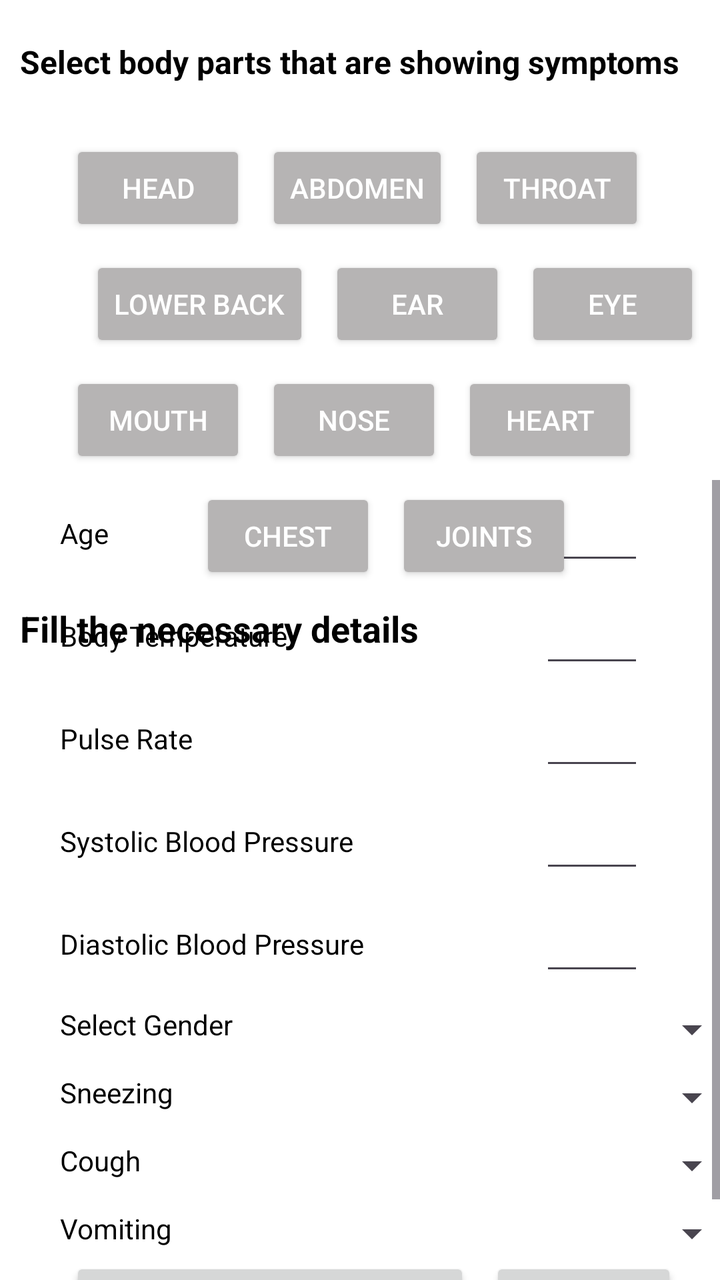
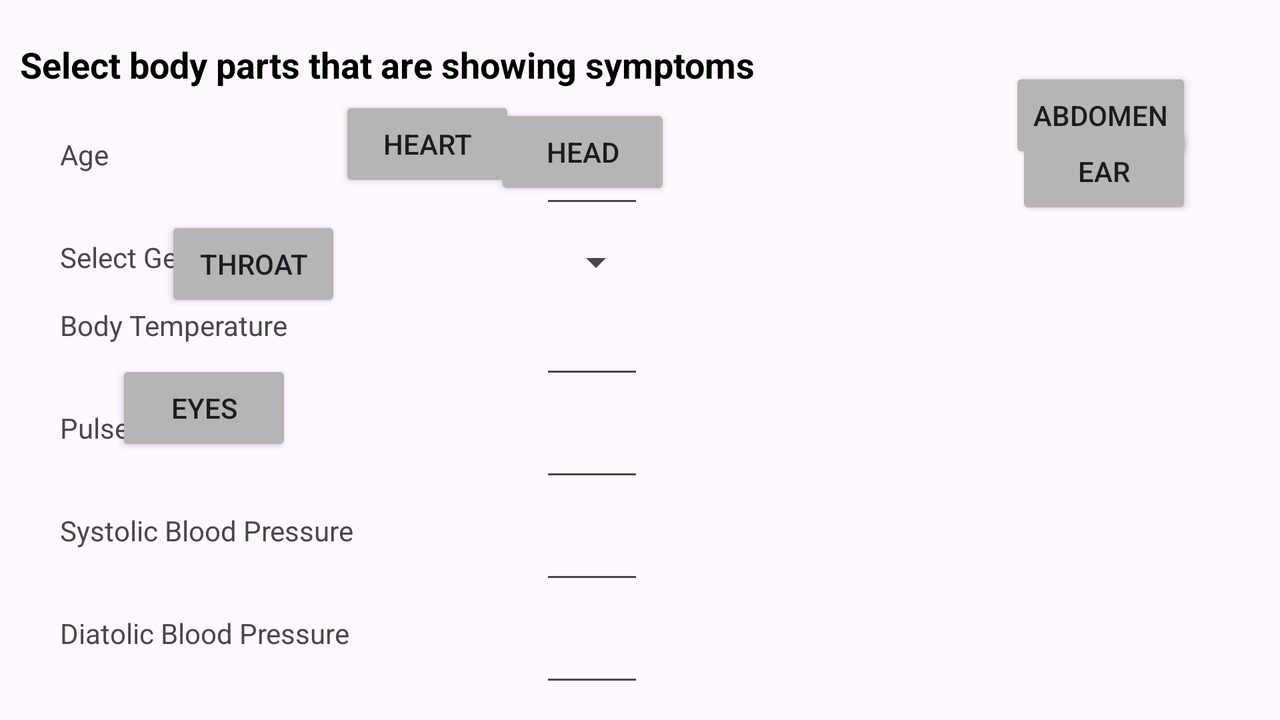

One screen, two layout resources from the same app: the default and the author's alternative for another configuration. Each is rendered where Android would select it; the XML of both is given below.
<!-- AndroidManifest.xml: application theme Theme.Med_assist -->
<!-- res/layout/activity_feature.xml -->
<?xml version="1.0" encoding="utf-8"?>
<RelativeLayout xmlns:android="http://schemas.android.com/apk/res/android"
    xmlns:app="http://schemas.android.com/apk/res-auto"
    xmlns:tools="http://schemas.android.com/tools"
    android:layout_width="match_parent"
    android:layout_height="match_parent"
    android:background="@color/white"
    tools:context=".feature">

    <ScrollView
        android:layout_width="match_parent"
        android:layout_height="400dp"
        android:layout_alignParentBottom="true">

        <LinearLayout
            android:id="@+id/linearLayout2"
            android:layout_width="match_parent"
            android:layout_height="450dp"
            android:layout_marginTop="6dp"
            android:layout_marginBottom="3dp"
            android:orientation="vertical"
            app:layout_constraintBottom_toTopOf="@+id/featuresList"
            app:layout_constraintEnd_toEndOf="parent"
            app:layout_constraintStart_toStartOf="parent"
            app:layout_constraintTop_toTopOf="@+id/textView4">

            <LinearLayout
                android:layout_width="match_parent"
                android:layout_height="wrap_content">

                <TextView
                    android:layout_width="150dp"
                    android:layout_height="match_parent"
                    android:layout_marginStart="30dp"
                    android:gravity="center_vertical"
                    android:textColor="@color/black"
                    android:text="Age" />

                <EditText
                    android:id="@+id/spinner_age"
                    android:inputType="number"
                    android:layout_width="52dp"
                    android:textColor="@color/black"

                    android:layout_height="wrap_content"
                    android:layout_marginStart="90dp" />

            </LinearLayout>



            <LinearLayout
                android:layout_width="match_parent"
                android:layout_height="wrap_content"
                android:layout_marginTop="10dp">

                <TextView
                    android:layout_width="150dp"
                    android:layout_height="match_parent"
                    android:textColor="@color/black"

                    android:gravity="center_vertical"

                    android:layout_marginStart="30dp"
                    android:text="Body Temperature" />

                <EditText
                    android:id="@+id/body_temp"
                    android:layout_width="52dp"
                    android:inputType="numberDecimal"
                    android:textColor="@color/black"

                    android:layout_height="wrap_content"
                    android:layout_marginStart="90dp" />

            </LinearLayout>

            <LinearLayout
                android:layout_width="match_parent"
                android:layout_height="wrap_content"
                android:layout_marginTop="10dp">

                <TextView
                    android:layout_width="150dp"
                    android:layout_height="match_parent"
                    android:gravity="center_vertical"
                    android:textColor="@color/black"

                    android:layout_marginStart="30dp"
                    android:text="Pulse Rate" />

                <EditText
                    android:id="@+id/pulse"
                    android:layout_width="52dp"
                    android:textColor="@color/black"

                    android:inputType="number"
                    android:layout_height="wrap_content"
                    android:layout_marginStart="90dp" />

            </LinearLayout>

            <LinearLayout
                android:layout_width="match_parent"
                android:layout_height="wrap_content"
                android:layout_marginTop="10dp">

                <TextView
                    android:layout_width="150dp"
                    android:layout_height="match_parent"
                    android:gravity="center_vertical"
                    android:textColor="@color/black"

                    android:layout_marginStart="30dp"
                    android:text="Systolic Blood Pressure" />

                <EditText
                    android:id="@+id/systolic"
                    android:layout_width="52dp"
                    android:inputType="number"
                    android:textColor="@color/black"

                    android:layout_height="wrap_content"
                    android:layout_marginStart="90dp" />

            </LinearLayout>

            <LinearLayout
                android:layout_width="match_parent"
                android:layout_height="wrap_content"
                android:layout_marginTop="10dp">

                <TextView
                    android:layout_width="153dp"
                    android:layout_height="match_parent"
                    android:gravity="center_vertical"
                    android:textColor="@color/black"

                    android:layout_marginStart="30dp"
                    android:text="Diastolic Blood Pressure" />

                <EditText
                    android:id="@+id/diastolic"
                    android:layout_width="52dp"
                    android:inputType="number"
                    android:textColor="@color/black"

                    android:layout_height="wrap_content"
                    android:layout_marginStart="87dp" />

            </LinearLayout>

            <LinearLayout
                android:layout_width="match_parent"
                android:layout_height="wrap_content"
                android:layout_marginTop="10dp">

                <TextView
                    android:layout_width="150dp"
                    android:layout_height="match_parent"
                    android:layout_marginStart="30dp"
                    android:textColor="@color/black"

                    android:text="Select Gender" />

                <Spinner
                    android:id="@+id/spinner_gender"
                    android:layout_width="100dp"
                    android:layout_height="wrap_content"
                    android:layout_marginStart="90dp" />

            </LinearLayout>

            <LinearLayout
                android:layout_width="match_parent"
                android:layout_height="wrap_content"
                android:layout_marginTop="10dp">

                <TextView
                    android:layout_width="150dp"
                    android:layout_height="match_parent"
                    android:layout_marginStart="30dp"
                    android:textColor="@color/black"

                    android:text="Sneezing" />

                <Spinner
                    android:id="@+id/sneezing"
                    android:layout_width="100dp"
                    android:layout_height="wrap_content"
                    android:layout_marginStart="90dp" />

            </LinearLayout>

            <LinearLayout
                android:layout_width="match_parent"
                android:layout_height="wrap_content"
                android:layout_marginTop="10dp">

                <TextView
                    android:layout_width="150dp"
                    android:layout_height="match_parent"
                    android:textColor="@color/black"

                    android:layout_marginStart="30dp"
                    android:text="Cough" />

                <Spinner
                    android:id="@+id/cough"
                    android:layout_width="100dp"
                    android:layout_height="wrap_content"
                    android:layout_marginStart="90dp" />

            </LinearLayout>

            <LinearLayout
                android:layout_width="match_parent"
                android:layout_height="wrap_content"
                android:layout_marginTop="10dp">

                <TextView
                    android:layout_width="150dp"
                    android:layout_height="match_parent"
                    android:textColor="@color/black"

                    android:layout_marginStart="30dp"
                    android:text="Vomiting" />

                <Spinner
                    android:id="@+id/vomiting"
                    android:layout_width="100dp"
                    android:layout_height="wrap_content"
                    android:layout_marginStart="90dp" />

            </LinearLayout>

            <LinearLayout
                android:layout_width="match_parent"
                android:layout_height="wrap_content">


                <Button
                    android:id="@+id/transfer_feature"
                    android:layout_width="200dp"
                    android:layout_height="wrap_content"
                    android:text="Proceed"
                    android:layout_marginLeft="35dp"
                    />

                <Button
                    android:id="@+id/generator"
                    android:layout_width="wrap_content"
                    android:layout_height="wrap_content"
                    android:layout_marginLeft="10dp"
                    android:layout_marginBottom="8dp"
                    android:text="generate"/>

            </LinearLayout>


        </LinearLayout>


    </ScrollView>


    <ListView
        android:id="@+id/featuresList"
        android:layout_width="409dp"
        android:layout_height="1dp"
        android:layout_marginStart="1dp"
        android:layout_marginEnd="1dp"
        android:layout_marginBottom="1dp"
        app:layout_constraintBottom_toBottomOf="parent"
        app:layout_constraintEnd_toEndOf="parent"
        app:layout_constraintStart_toStartOf="parent" />

    <TextView
        android:id="@+id/textView4"
        android:layout_width="match_parent"
        android:layout_height="wrap_content"
        android:layout_marginTop="20dp"
        android:layout_marginStart="10dp"
        android:layout_marginEnd="10dp"
        android:text="Select body parts that are showing symptoms"
        android:textSize="16sp"
        android:textColor="@color/black"
        android:textStyle="bold"
        app:layout_constraintEnd_toEndOf="parent"
        app:layout_constraintStart_toStartOf="parent"
        app:layout_constraintTop_toTopOf="parent" />

    <LinearLayout
        android:id="@+id/asdfg"
        android:layout_width="match_parent"
        android:layout_height="wrap_content"
        android:layout_marginStart="10dp"
        android:layout_marginEnd="10dp"
        android:layout_marginTop="70dp"
        android:orientation="vertical">

        <LinearLayout
            android:layout_width="match_parent"
            android:layout_height="wrap_content"
            android:orientation="horizontal">

            <Button
                android:id="@+id/head"
                android:layout_width="wrap_content"
                android:layout_height="wrap_content"
                android:layout_marginStart="25dp"
                android:backgroundTint="#B6B4B4"
                android:text="Head"
                android:textColor="@color/white"/>

            <Button
                android:id="@+id/abdomen"
                android:layout_width="wrap_content"
                android:layout_height="wrap_content"
                android:textColor="@color/white"
                android:layout_marginLeft="10dp"
                android:backgroundTint="#B6B4B4"
                android:text="Abdomen"
                />

            <Button
                android:id="@+id/throat"
                android:layout_width="wrap_content"
                android:layout_height="wrap_content"
                android:layout_marginLeft="10dp"
                android:textColor="@color/white"
                android:backgroundTint="#B6B4B4"
                android:text="Throat" />

        </LinearLayout>

        <LinearLayout
            android:layout_width="match_parent"
            android:layout_height="wrap_content"
            android:layout_marginTop="10dp"
            android:orientation="horizontal">

            <Button
                android:id="@+id/lowerback"
                android:layout_width="wrap_content"
                android:layout_height="wrap_content"
                android:layout_marginLeft="35dp"
                android:textColor="@color/white"
                android:backgroundTint="#B6B4B4"
                android:text="Lower Back"

               />

            <Button
                android:id="@+id/ear"
                android:layout_width="wrap_content"
                android:layout_height="wrap_content"
                android:textColor="@color/white"
                android:layout_marginLeft="10dp"
                android:backgroundTint="#B6B4B4"
                android:text="Ear"
                />

            <Button
                android:id="@+id/eyes"
                android:layout_width="wrap_content"
                android:layout_height="wrap_content"
                android:layout_marginLeft="10dp"
                android:textColor="@color/white"
                android:backgroundTint="#B6B4B4"
                android:text="Eye" />

        </LinearLayout>

        <LinearLayout
            android:layout_width="match_parent"
            android:layout_height="wrap_content"
            android:layout_marginTop="10dp"
            android:orientation="horizontal">

            <Button
                android:id="@+id/mouth"
                android:layout_width="wrap_content"
                android:layout_height="wrap_content"
                android:backgroundTint="#B6B4B4"
                android:textColor="@color/white"
                android:layout_marginLeft="25dp"
                android:text="Mouth" />

            <Button
                android:id="@+id/nose"
                android:layout_width="wrap_content"
                android:layout_height="wrap_content"
                android:layout_marginLeft="10dp"
                android:textColor="@color/white"
                android:backgroundTint="#B6B4B4"
                android:text="Nose" />

            <Button
                android:id="@+id/create"
                android:layout_width="wrap_content"
                android:layout_height="wrap_content"
                android:layout_marginLeft="10dp"
                android:backgroundTint="#B6B4B4"
                android:textColor="@color/white"
                android:text="Heart"
                />

        </LinearLayout>

        <LinearLayout
            android:layout_width="match_parent"
            android:layout_height="wrap_content"
            android:layout_marginTop="10dp"
            android:orientation="horizontal">

            <Button
                android:id="@+id/chest"
                android:layout_width="wrap_content"
                android:layout_height="wrap_content"
                android:backgroundTint="#B6B4B4"
                android:textColor="@color/white"
                android:layout_marginStart="90dp"
                android:layout_marginLeft="25dp"
                android:text="Chest" />

            <Button
                android:id="@+id/joints"
                android:layout_width="wrap_content"
                android:layout_height="wrap_content"
                android:layout_marginLeft="10dp"
                android:backgroundTint="#B6B4B4"
                android:text="Joints"
                android:textColor="@color/white" />

        </LinearLayout>

        <TextView
            android:layout_width="match_parent"
            android:layout_height="wrap_content"
            android:layout_marginTop="10dp"
            android:text="Fill the necessary details"
            android:textSize="18sp"
            android:textColor="@color/black"
            android:textStyle="bold"/>


    </LinearLayout>


</RelativeLayout>
<!-- resources referenced by this layout -->
<resources>
  <style name="Theme.Med_assist" parent="Base.Theme.Med_assist" />
  <style name="Base.Theme.Med_assist" parent="Theme.Material3.DayNight.NoActionBar">
          
          
      </style>
</resources>
<!-- res/layout-land/activity_feature.xml (the author's variant of the layout above) -->
<!-- drawn on the phone turned sideways -->
<?xml version="1.0" encoding="utf-8"?>
<androidx.constraintlayout.widget.ConstraintLayout xmlns:android="http://schemas.android.com/apk/res/android"
    xmlns:app="http://schemas.android.com/apk/res-auto"
    xmlns:tools="http://schemas.android.com/tools"
    android:layout_width="match_parent"
    android:layout_height="match_parent"
    tools:context=".feature">

    <Button
        android:id="@+id/create"
        android:layout_width="wrap_content"
        android:layout_height="wrap_content"
        android:layout_marginStart="50dp"
        android:layout_marginTop="48dp"
        android:layout_marginEnd="300dp"
        android:backgroundTint="#B6B4B4"
        android:text="Heart"


        app:layout_constraintEnd_toEndOf="parent"
        app:layout_constraintHorizontal_bias="0.592"
        app:layout_constraintStart_toStartOf="parent"
        app:layout_constraintTop_toTopOf="parent" />

    <LinearLayout
        android:id="@+id/linearLayout2"
        android:layout_width="match_parent"
        android:layout_height="400dp"
        android:layout_marginTop="236dp"
        android:layout_marginBottom="3dp"
        android:orientation="vertical"
        app:layout_constraintBottom_toTopOf="@+id/featuresList"
        app:layout_constraintEnd_toEndOf="parent"
        app:layout_constraintStart_toStartOf="parent"
        app:layout_constraintTop_toTopOf="@+id/textView4">

        <LinearLayout
            android:layout_width="match_parent"
            android:layout_height="wrap_content">

            <TextView
                android:layout_width="150dp"
                android:layout_height="match_parent"
                android:layout_marginStart="30dp"
                android:text="Age" />

            <EditText
                android:id="@+id/spinner_age"
                android:layout_width="52dp"
                android:layout_height="wrap_content"
                android:layout_marginStart="90dp" />

        </LinearLayout>

        <LinearLayout
            android:layout_width="match_parent"
            android:layout_height="wrap_content"
            android:layout_marginTop="10dp">

            <TextView
                android:layout_width="150dp"
                android:layout_height="match_parent"
                android:layout_marginStart="30dp"
                android:text="Select Gender" />

            <Spinner
                android:id="@+id/spinner_gender"
                android:layout_width="52dp"
                android:layout_height="wrap_content"
                android:layout_marginStart="90dp" />

        </LinearLayout>

        <LinearLayout
            android:layout_width="match_parent"
            android:layout_height="wrap_content"
            android:layout_marginTop="10dp">

            <TextView
                android:layout_width="150dp"
                android:layout_height="match_parent"
                android:layout_marginStart="30dp"
                android:text="Body Temperature" />

            <EditText
                android:id="@+id/body_temp"
                android:layout_width="52dp"
                android:layout_height="wrap_content"
                android:layout_marginStart="90dp" />

        </LinearLayout>

        <LinearLayout
            android:layout_width="match_parent"
            android:layout_height="wrap_content"
            android:layout_marginTop="10dp">

            <TextView
                android:layout_width="150dp"
                android:layout_height="match_parent"
                android:layout_marginStart="30dp"
                android:text="Pulse Rate" />

            <EditText
                android:id="@+id/pulse"
                android:layout_width="52dp"
                android:layout_height="wrap_content"
                android:layout_marginStart="90dp" />

        </LinearLayout>

        <LinearLayout
            android:layout_width="match_parent"
            android:layout_height="wrap_content"
            android:layout_marginTop="10dp">

            <TextView
                android:layout_width="150dp"
                android:layout_height="match_parent"
                android:layout_marginStart="30dp"
                android:text="Systolic Blood Pressure" />

            <EditText
                android:id="@+id/systolic"
                android:layout_width="52dp"
                android:layout_height="wrap_content"
                android:layout_marginStart="90dp" />

        </LinearLayout>

        <LinearLayout
            android:layout_width="match_parent"
            android:layout_height="wrap_content"
            android:layout_marginTop="10dp">

            <TextView
                android:layout_width="150dp"
                android:layout_height="match_parent"
                android:layout_marginStart="30dp"
                android:text="Diatolic Blood Pressure" />

            <EditText
                android:id="@+id/diastolic"
                android:layout_width="52dp"
                android:layout_height="wrap_content"
                android:layout_marginStart="90dp" />

        </LinearLayout>

        <LinearLayout
            android:layout_width="match_parent"
            android:layout_height="wrap_content"
            android:layout_marginTop="10dp">

            <TextView
                android:layout_width="150dp"
                android:layout_height="match_parent"
                android:layout_marginStart="30dp"
                android:text="Sneezing" />

            <Spinner
                android:id="@+id/sneezing"
                android:layout_width="52dp"
                android:layout_height="wrap_content"
                android:layout_marginStart="90dp" />

        </LinearLayout>

        <LinearLayout
            android:layout_width="match_parent"
            android:layout_height="wrap_content"
            android:layout_marginTop="10dp">

            <TextView
                android:layout_width="150dp"
                android:layout_height="match_parent"
                android:layout_marginStart="30dp"
                android:text="Nausea" />

            <Spinner
                android:id="@+id/nausea"
                android:layout_width="52dp"
                android:layout_height="wrap_content"
                android:layout_marginStart="90dp" />

        </LinearLayout>

        <LinearLayout
            android:layout_width="match_parent"
            android:layout_height="wrap_content"
            android:layout_marginTop="10dp">

            <TextView
                android:layout_width="150dp"
                android:layout_height="match_parent"
                android:layout_marginStart="30dp"
                android:text="Vomiting" />

            <Spinner
                android:id="@+id/vomiting"
                android:layout_width="52dp"
                android:layout_height="wrap_content"
                android:layout_marginStart="90dp" />

        </LinearLayout>

    </LinearLayout>

    <ListView
        android:id="@+id/featuresList"
        android:layout_width="409dp"
        android:layout_height="77dp"
        android:layout_marginStart="1dp"
        android:layout_marginEnd="1dp"
        android:layout_marginBottom="1dp"
        app:layout_constraintBottom_toBottomOf="parent"
        app:layout_constraintEnd_toEndOf="parent"
        app:layout_constraintStart_toStartOf="parent" />

    <TextView
        android:id="@+id/textView4"
        android:layout_width="match_parent"
        android:layout_height="wrap_content"
        android:layout_marginTop="20dp"
        android:layout_marginStart="10dp"
        android:layout_marginEnd="10dp"
        android:text="Select body parts that are showing symptoms"
        android:textSize="18sp"
        android:textColor="@color/black"
        android:textStyle="bold"
        app:layout_constraintEnd_toEndOf="parent"
        app:layout_constraintStart_toStartOf="parent"
        app:layout_constraintTop_toTopOf="parent" />

    <Button
        android:id="@+id/head"
        android:layout_width="wrap_content"
        android:layout_height="wrap_content"
        android:layout_marginTop="32dp"
        android:backgroundTint="#B6B4B4"
        android:text="Head"
        app:layout_constraintEnd_toEndOf="parent"
        app:layout_constraintHorizontal_bias="0.448"
        app:layout_constraintStart_toStartOf="parent"
        app:layout_constraintTop_toTopOf="@+id/textView4" />

    <Button
        android:id="@+id/abdomen"
        android:layout_width="wrap_content"
        android:layout_height="wrap_content"
        android:layout_marginEnd="44dp"
        android:backgroundTint="#B6B4B4"
        android:text="Abdomen"

        app:layout_constraintBottom_toBottomOf="parent"
        app:layout_constraintEnd_toEndOf="parent"
        app:layout_constraintTop_toTopOf="@+id/textView4"
        app:layout_constraintVertical_bias="0.047" />

    <Button
        android:id="@+id/throat"
        android:layout_width="wrap_content"
        android:layout_height="wrap_content"

        android:layout_marginTop="108dp"
        android:backgroundTint="#B6B4B4"
        android:text="Throat"
        app:layout_constraintEnd_toEndOf="parent"
        app:layout_constraintHorizontal_bias="0.15"
        app:layout_constraintStart_toStartOf="parent"
        app:layout_constraintTop_toTopOf="parent" />

    <Button
        android:id="@+id/lowerback"
        android:layout_width="wrap_content"
        android:layout_height="wrap_content"
        android:layout_marginBottom="16dp"
        android:backgroundTint="#B6B4B4"
        android:text="Lower Back"

        app:layout_constraintBottom_toTopOf="@+id/mouth"
        app:layout_constraintEnd_toEndOf="parent"
        app:layout_constraintHorizontal_bias="0.505"
        app:layout_constraintStart_toStartOf="parent"
        app:layout_constraintTop_toBottomOf="@+id/textView4"
        app:layout_constraintVertical_bias="1.0" />

    <Button
        android:id="@+id/ear"
        android:layout_width="wrap_content"
        android:layout_height="wrap_content"
        android:layout_marginEnd="44dp"
        android:backgroundTint="#B6B4B4"
        android:text="Ear"

        app:layout_constraintBottom_toBottomOf="parent"
        app:layout_constraintEnd_toEndOf="parent"
        app:layout_constraintTop_toTopOf="@+id/textView4"
        app:layout_constraintVertical_bias="0.143" />

    <Button
        android:id="@+id/eyes"
        android:layout_width="wrap_content"
        android:layout_height="wrap_content"
        android:layout_marginTop="160dp"
        android:backgroundTint="#B6B4B4"

        android:text="Eyes"
        app:layout_constraintEnd_toEndOf="parent"
        app:layout_constraintHorizontal_bias="0.105"
        app:layout_constraintStart_toStartOf="parent"
        app:layout_constraintTop_toTopOf="@+id/textView4" />

    <Button
        android:id="@+id/mouth"
        android:layout_width="wrap_content"
        android:layout_height="wrap_content"
        android:layout_marginEnd="176dp"
        android:layout_marginBottom="508dp"

        android:backgroundTint="#B6B4B4"
        android:text="Mouth"
        app:layout_constraintBottom_toBottomOf="@+id/featuresList"
        app:layout_constraintEnd_toEndOf="parent"
        app:layout_constraintTop_toTopOf="@+id/textView4"
        app:layout_constraintVertical_bias="1.0" />

    <Button
        android:id="@+id/nose"
        android:layout_width="wrap_content"
        android:layout_height="wrap_content"
        android:layout_marginEnd="64dp"
        android:layout_marginBottom="504dp"

        android:backgroundTint="#B6B4B4"
        android:text="Nose"
        app:layout_constraintBottom_toBottomOf="@+id/featuresList"
        app:layout_constraintEnd_toEndOf="parent"
        app:layout_constraintTop_toTopOf="parent"
        app:layout_constraintVertical_bias="0.977" />

</androidx.constraintlayout.widget.ConstraintLayout>
